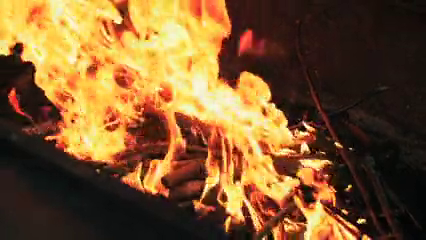
#> input picture frame 62 of fire.mp4, 426 x 240 px, given in place of video11.mp4, which was not available
$ python camera.py   (older library calls are emulated)
#> lines starting #> are read from the running program, lines starting #| are printed output that depends on the picture; long printed decimals are rounded; pictures that were not available may be replaced by others from this repository, and a replacement may not be noted
### glcm.py
import cv2

import csv


from skimage.feature import greycomatrix, greycoprops


# [19 lines left out: function glfeaturess, not called in this run]


def glfeature(img):
    xs=[]
    img = cv2.cvtColor(cv2.imread(img), cv2.COLOR_BGR2GRAY)

    glcm = greycomatrix(img, [5], [0], 256, symmetric=True, normed=True)
    xs.append(greycoprops(glcm, 'contrast')[0,0])
    xs.append(greycoprops(glcm, 'dissimilarity')[0, 0])
    xs.append(greycoprops(glcm, 'homogeneity')[0, 0])
    xs.append(greycoprops(glcm, 'ASM')[0, 0])
    xs.append(greycoprops(glcm, 'energy')[0, 0])
    xs.append(greycoprops(glcm, 'correlation')[0, 0])

    return xs

### newsvm.py
from os import walk
import os
import csv

import numpy as array
from sklearn.svm import SVC
# loading the iris dataset
from joblib import dump, load
import winsound
data_set=None
X=y=None
from numpy import array

data_set=None
X=y=None
# from myknn import *
from glcm import glfeaturess,glfeature
from sklearn import datasets
from sklearn.metrics import confusion_matrix
from sklearn.model_selection import train_test_split


# [73 lines left out: functions loadfilename, train, not called in this run]


    # print(samples)


#train()

#loadfilename()


def predictsvm(fn):
    xx=[]
    glt = fn
    print(glt)
    feat=glfeature(fn)
    xx.append(feat)
    print(xx)
    svc = load('filename.joblib')
    p = svc.predict(xx)
    print(p)
    if p=='1':
        # frequency is set to 500Hz
                freq = 500
                # duration is set to 100 milliseconds
                dur = 800
                winsound.Beep(freq, dur)
    return p

# val=['162.60385858485398', '7.538391924817261', '0.1981536882892652', '0.0004695496110158305', '0.021669093451638224', '0.982733227442188']
# predictsvm("static/dataset/fire_images/Datacluster Fire and Smoke Sample (1).jpg")

### camera.py
# import the opencv library
import cv2
from newsvm import *
import imutils

# define a video capture object
vid = cv2.VideoCapture("video11.mp4")


while(True):

	# Capture the video frame
	# by frame
	ret, frame = vid.read()
#> frame is the input picture: shape (240, 426, 3); mean B, G, R 46.9, 87.3, 123.3
	frame = imutils.resize(frame, width=700)
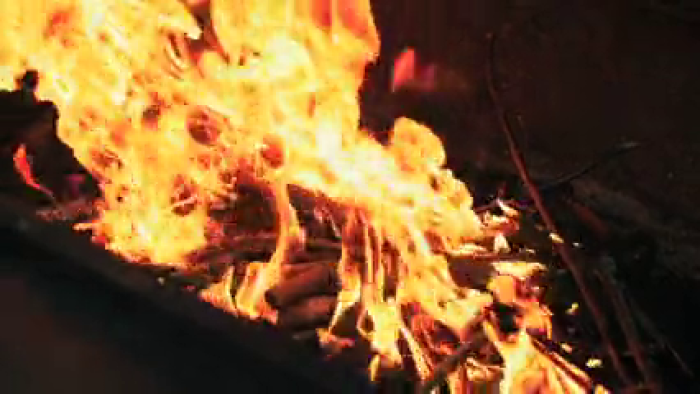
#> frame: shape (394, 700, 3); mean B, G, R 46.9, 87.2, 123.3
	# Display the resulting frame
	cv2.imshow('frame', frame)
	cv2.imwrite('frame.jpg',frame)
	predictsvm("frame.jpg")
#> in glfeature, `img = cv2.cvtColor(cv2.imread(img), cv2.COLOR_BGR2GRAY)`:
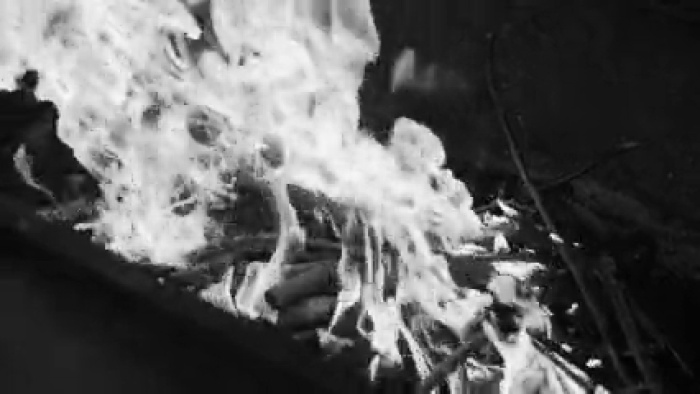
#> img: shape (394, 700); min 1, max 249, mean 93.3
#> in predictsvm, `feat=glfeature(fn)`: feat = [896.8, 14.58, 0.255, 0.00156, 0.0394, 0.936]
#| [[896.816, 14.585, 0.2553, 0.001556, 0.03945, 0.936]]
#> (the run stopped early here; a loop or call above may not have finished)

$ run again, starting later in the video
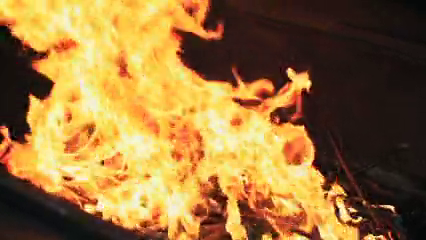
#> input picture frame 282 of fire.mp4, 426 x 240 px, given in place of video11.mp4, which was not available
#> frame is the input picture: shape (240, 426, 3); mean B, G, R 59, 114.5, 151.6
#> frame: shape (394, 700, 3)
#> in glfeature, `img = cv2.cvtColor(cv2.imread(img), cv2.COLOR_BGR2GRAY)`:
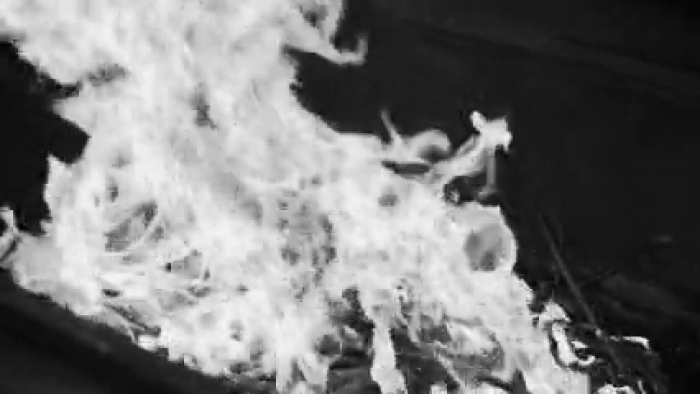
#> img: shape (394, 700); min 1, max 251, mean 119.1
#> feat = [622.6, 12.02, 0.264, 0.00168, 0.041, 0.959]
#| [[622.637, 12.016, 0.2639, 0.001683, 0.04102, 0.9593]]

$ run again, starting later in the video
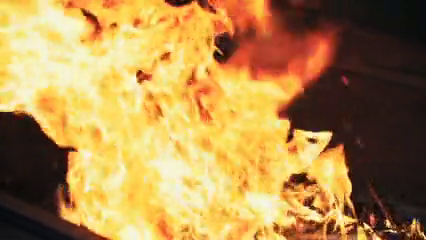
#> input picture frame 501 of fire.mp4, 426 x 240 px, given in place of video11.mp4, which was not available
#> frame is the input picture: shape (240, 426, 3); mean B, G, R 77.8, 138.7, 175.9
#> frame: shape (394, 700, 3)
#> in glfeature, `img = cv2.cvtColor(cv2.imread(img), cv2.COLOR_BGR2GRAY)`:
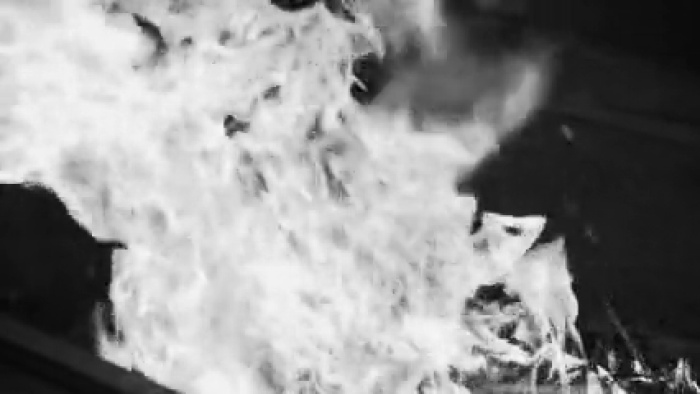
#> img: shape (394, 700); min 3, max 248, mean 142.8
#> feat = [449.9, 9.94, 0.258, 0.000959, 0.031, 0.97]
#| [[449.918, 9.943, 0.2577, 0.0009592, 0.03097, 0.9697]]
